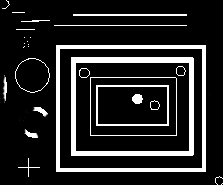
%> input picture hw3_image1.tif, 223 x 185 px
$ octave HM3_ak.m   (GNU Octave 9; MATLAB toolbox functions it lacks are replaced by stand-ins)
%> lines starting %> are read from the running program, lines starting %| are printed output that depends on the picture; in (x1, y1, x2, y2) boxes, pixels count from 0 and x2, y2 are one past the last pixel; in counts of white or black regions, pixels touching at a corner belong together; the program's own positions count from 1
%% Question 3
I_Original=imread('hw3_image1.tif');
%> I_Original is the input picture: size 185x223 uint8; min 0, max 255, mean 37.5
I_captured=imread('hw3_image1_lines.tif');
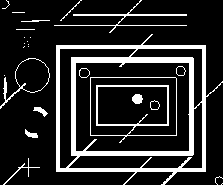
%> input picture hw3_image1_lines.tif, 223 x 185 px
%> I_captured is the input picture: size 185x223 uint8; 16% white; 26 white regions (13 under 20 px), largest, box (x1, y1, x2, y2) and area: (56, 34, 223, 185) 4682, (90, 77, 177, 143) 771, (54, 0, 187, 33) 413
%fist compute SE for shortest line
SE1 = strel('line', 35, 45);
%applying imopen to omit all other objects exept 45 degrees lines
I_open1=imopen(I_captured,SE1);
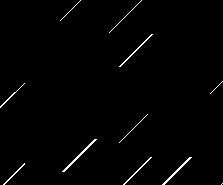
%> I_open1: size 185x223 uint8; 1.2% white in thin lines or dots
I_O_open1=imopen(I_Original,SE1);
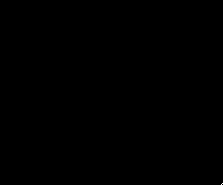
%> I_O_open1: size 185x223 uint8; 0% white in thin lines or dots, all inside (x1, y1, x2, y2) = (221, 183, 223, 185)
%then compute SE for longest line
SE2 = strel('line', 50, 45);
I_open2=imopen(I_captured,SE2);
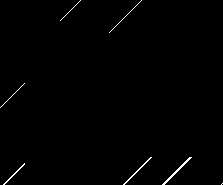
%> I_open2: size 185x223 uint8; 0.64% white in thin lines or dots
I_O_open2=imopen(I_Original,SE2);
%using or operation to show all line artifacts
I_open=or(I_open1,I_open2);
%> I_open: size 185x223 logical; 1.2% white in thin lines or dots
I_O_open=or(I_O_open1,I_O_open2);
% to omit lines that are part of original image but has 45 degrees from
% line artifacts I substracted the original image from captured one
I=I_open-I_O_open;
%> I: size 185x223 double; values 0 (black) and 1 (white), 1.2% white in thin lines or dots
figure,imshow(I)
%computing the number of lines
[L,Num]=bwlabel(I);
%> L: size 185x223 double; 11 distinct labels, from 0 to 10
%> Num = 10
for i=1:Num
    figure;
    imshow(L==i)
    pause(1)
end
%> this loop made 10 passes
fprintf('Number Of line artifacts: %d \n \n',Num)
%| Number Of line artifacts: 10


%% Question 4
%> (the run ends here)
